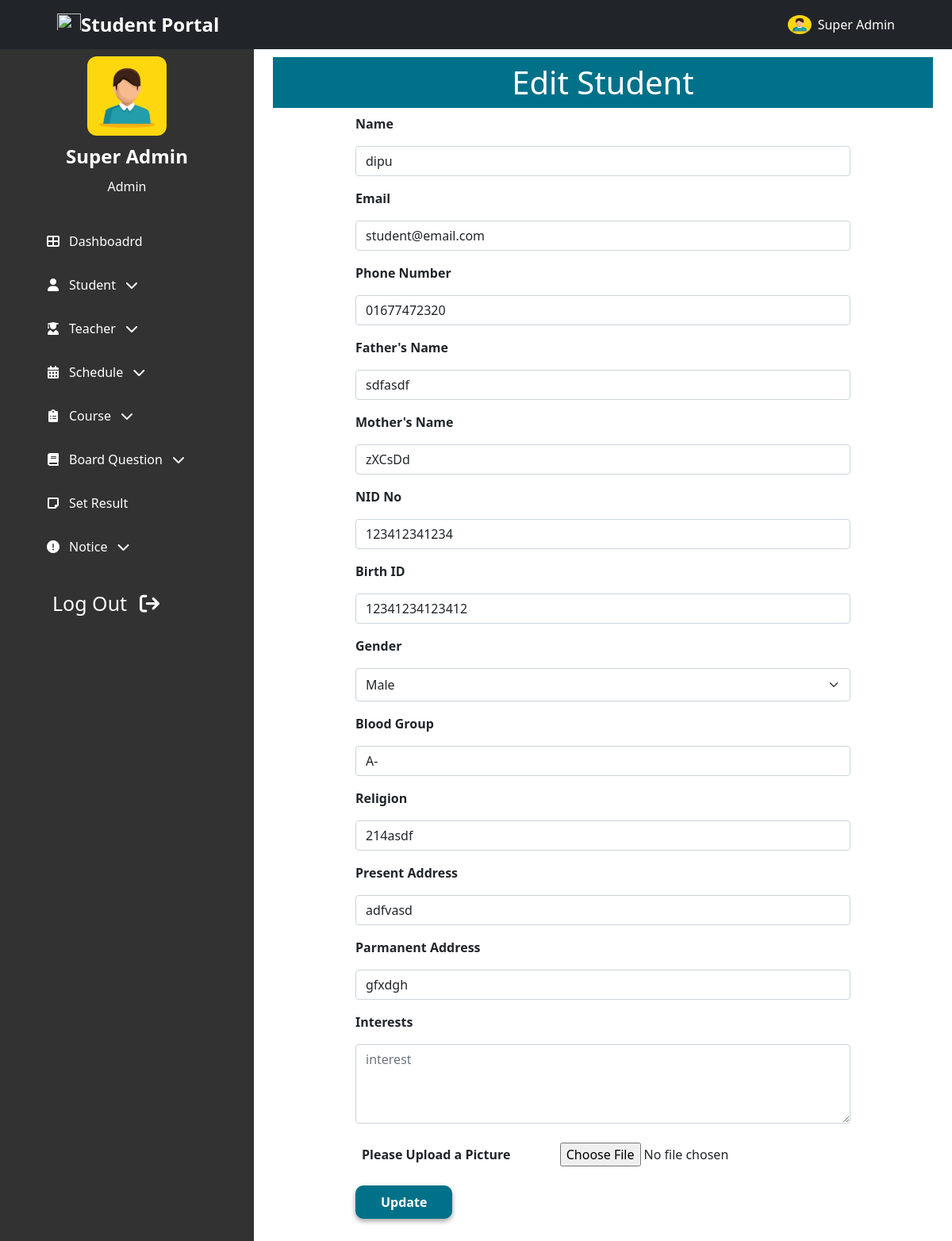
The app's page /admin/edit_student.php?id=16 (signed in) with its own data.
### tables this page shows
CREATE TABLE `Students` (
  `id` int NOT NULL,
  `name` varchar(100) NOT NULL,
  `image` varchar(100) DEFAULT NULL,
  `father` varchar(100) NOT NULL,
  `mother` varchar(100) NOT NULL,
  `nid` bigint DEFAULT NULL,
  `birthreg` bigint DEFAULT NULL,
  `std_id` int NOT NULL,
  `gender` varchar(10) NOT NULL,
  `blood` varchar(5) DEFAULT NULL,
  `religion` varchar(20) DEFAULT NULL,
  `present_addr` text NOT NULL,
  `parma_addr` text NOT NULL,
  `phone` varchar(15) NOT NULL,
  `email` varchar(100) NOT NULL,
  `interests` text,
  `updated_at` timestamp NOT NULL DEFAULT CURRENT_TIMESTAMP ON UPDATE CURRENT_TIMESTAMP,
  `created_at` timestamp NOT NULL DEFAULT CURRENT_TIMESTAMP
);

### admin/backend/edit_student.php (called while the page is built, shortened)
<?php
    if(isset($_GET['id']))
    {
        $id = $_GET['id'];
        $sql    =   "SELECT * FROM `Students` WHERE `std_id` = $id LIMIT 1";
        $query  =   mysqli_query($conn, $sql);
        $std   =   mysqli_fetch_array($query);
    }
?>

### admin/edit_student.php (the view, shortened to what this page needs)
<!DOCTYPE html>
<html lang="en">
<?php
    include "admin_head.php";
    include "backend/edit_student.php";
?>
<body class="">
<?php include "../header_nav.php";?>
    <section class="header-container">
        <?php include "admin_sidebar.php";?>
    </section>
    <section id="home-container"  class="home-container active-2">
        <div class="px-4 py-5 mt-4">
            <h1 class="common-background-2 p-2 text-center">Edit Student</h1>
                <form class="w-75 mx-auto" action=""  method="POST" enctype="multipart/form-data">
                    <div class="mb-3">
                        <p class="fw-bold">Name</p>
                        <input type="text" class="form-control" name="name" id="name" value="<?php echo $std['name']; ?>">
                    </div>
                    <div class="mb-3">
                        <p class="fw-bold">Email</p>
                        <input type="email" class="form-control" name="email" id="email" value="<?php echo $std['email']; ?>">
                    </div>
                    <div class="mb-3">
                        <p class="fw-bold">Phone Number</p>
                        <input type="tel" class="form-control" name="phone" id="phone" value="<?php echo $std['phone']; ?>">
                    </div>
                    <div class="mb-3">
                        <p class="fw-bold">Father's Name</p>
                        <input type="text" class="form-control" name="fname" id="f_name" value="<?php echo $std['father']; ?>">
                    </div>
                    <div class="mb-3">
                        <p class="fw-bold">Mother's Name</p>
                        <input type="text" class="form-control" name="mname" id="m_name" value="<?php echo $std['mother']; ?>">
                    </div>
                    <div class="mb-3">
                        <p class="fw-bold">NID No</p>
                        <input type="text" class="form-control" name="nid" id="n_id" value="<?php echo $std['nid']; ?>">
                    </div>
                    <div class="mb-3">
                        <p class="fw-bold">Birth ID</p>
                        <input type="text" class="form-control" name="bid" id="b_id" value="<?php echo $std['birthreg']; ?>">
                    </div>
                    <div class="mb-3">
                    <p class="fw-bold">Gender</p>
                    <select class="form-select py-2" id="gender" name="gender" >
                        <?php
                            if($std['gender'] == 1)
                            {
                        ?>
                            <option value="1" selected>Male</option>
                        <?php
                            }
                            else
                            {
                        ?>
                            <option>Gender</option>
                            <option value="1">Male</option>
                            <option value="2" selected>Female</option>
                        <?php
                            }
                        ?>
                    </select>
                </div>
                    <div class="mb-3">
                        <p class="fw-bold">Blood Group</p>
                        <input type="text" class="form-control" name="blood" id="blood" value="<?php echo $std['blood']; ?>">
                    </div>
                    <div class="mb-3">
                        <p class="fw-bold">Religion</p>
                        <input type="text" class="form-control" name="religion" id="religion" value="<?php echo $std['religion']; ?>">
                    </div>
                    <div class="mb-3">
                        <p class="fw-bold">Present Address</p>
                        <input type="text" class="form-control" name="pre_address" id="pre_address" value="<?php echo $std['present_addr']; ?>">
                    </div>
                    <div class="mb-3">
                        <p class="fw-bold">Parmanent Address</p>
                        <input type="text" class="form-control" name="par_address" id="par_address" value="<?php echo $std['parma_addr']; ?>">
                    </div>
                    <div class="mb-3">
                        <p class="fw-bold">Interests</p>
                        <textarea class="form-control" placeholder="interest" name="interest" id="interest" style="height: 100px"><?php echo $std['interests']; ?></textarea>
                    </div>
                    <div class="d-flex flex-column flex-md-row align-items-center">
                        <p class="fw-bold mb-0 p-2">Please Upload a Picture</p>
                        <input class="p-2 mx-auto" type="file" id="std_pic" name="std_pic">
                    </div>
                    <input name="submit" class="mt-3 mx-auto fw-bold custom-btn-1" type="submit" value="Update">
                </form>
        </div>
    </section>
</body>
</html>

### style.css (style rules this page uses)
body { font-family: "Roboto", sans-serif; }
.common-background-2 { background-color: #007189; color: white; }
.custom-btn-1 { border-radius: 10px; background-color: #007189; color: white; padding: 7px 30px; border: 2px solid #007189; transition: color 0.2s ease-in, background-color 0.2s ease-in; box-shadow: 0 3px 6px rgba(0, 0, 0, 0.16), 0 3px 6px rgba(0, 0, 0, 0.23); }
.header-container { position: relative; min-height: 100%; width: 100%; overflow-x: hidden; overflow-y: scroll; }
.home-container { position: absolute; height: 100%; width: calc(100% - 80px); left: 80px; top: 0%; transition: all 0.4s ease-in; }
.home-container.active-2 { width: calc(100% - 320px); left: 320px; }

### records on screen
students: name "dipu", email "student@email.com", phone "01677472320", fname "sdfasdf", mname "zXCsDd", nid "123412341234", bid "12341234123412", gender "Male", blood "A-", religion "214asdf", pre_address "adfvasd", par_address "gfxdgh"

### other values on screen
$_SESSION['name'] "Super Admin"
